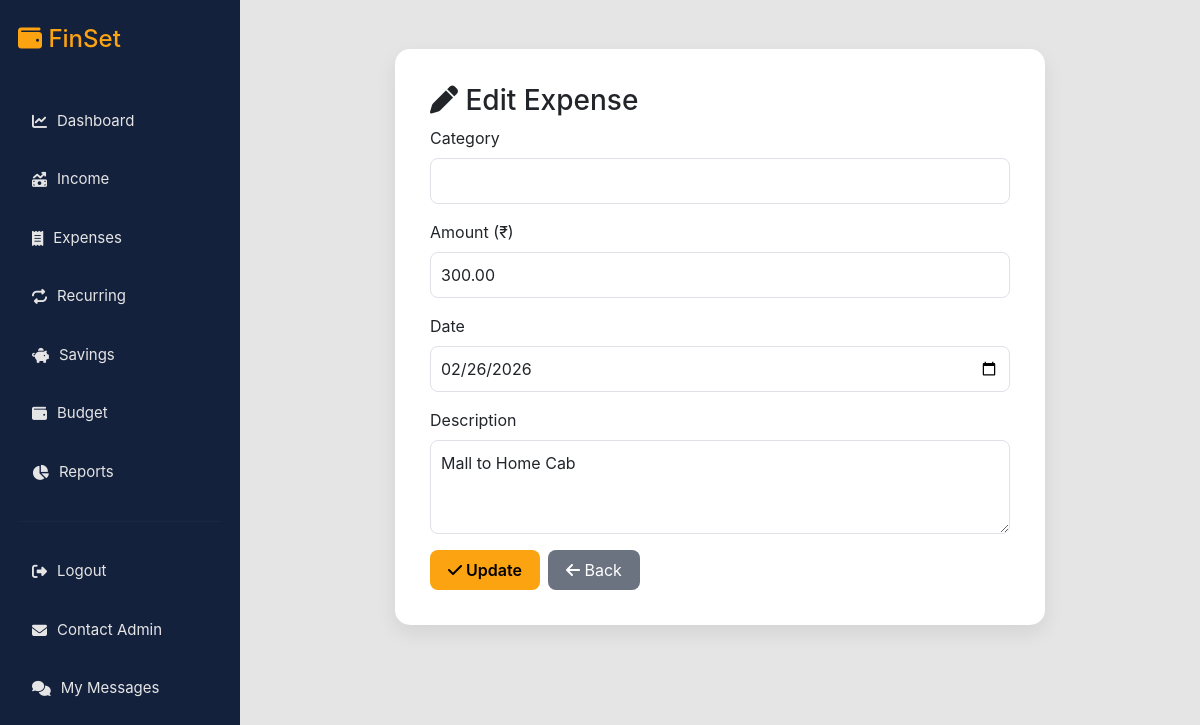
The page /expenses/edit.php?id=3 (signed in) on the database its author committed.
### tables this page shows
CREATE TABLE IF NOT EXISTS `expenses` (
  `id` int NOT NULL AUTO_INCREMENT,
  `user_id` int DEFAULT NULL,
  `category_id` int DEFAULT NULL,
  `amount` decimal(10,2) DEFAULT NULL,
  `expense_date` date DEFAULT NULL,
  `description` text,
  `created_at` timestamp NULL DEFAULT CURRENT_TIMESTAMP,
  PRIMARY KEY (`id`)
);

### expenses/edit.php (the view, shortened to what this page needs)
<?php
include "../config/database.php";
$user_id = $_SESSION['user_id'];
$id = $_GET['id'];
$query = "SELECT * FROM expenses
          WHERE id='$id' AND user_id='$user_id'";
$result = mysqli_query($conn, $query);
$expense = mysqli_fetch_assoc($result);
?>
<!DOCTYPE html>
<html>
<head>
<link href="https://cdn.jsdelivr.net/npm/bootstrap@5.3.0/dist/css/bootstrap.min.css" rel="stylesheet">
<link rel="stylesheet" href="https://cdnjs.cloudflare.com/ajax/libs/font-awesome/6.5.0/css/all.min.css">
</head>
<body>
<div class="main-container">
<?php include "../includes/sidebar.php"; ?>
<div class="content">
<div class="container-fluid mt-4">
<div class="form-card">
<h3>
<i class="fa-solid fa-pen"></i> Edit Expense
</h3>
<form method="POST">
<div class="mb-3">
<label class="form-label">Category</label>
<select name="category_id" class="form-control" required>
</select>
</div>
<div class="mb-3">
<label class="form-label">Amount (₹)</label>
<input type="number"
       step="0.01"
       name="amount"
       class="form-control"
       value="<?php echo $expense['amount']; ?>"
       required>
</div>
<div class="mb-3">
<label class="form-label">Date</label>
<input type="date"
       name="date"
       class="form-control"
       value="<?php echo $expense['expense_date']; ?>"
       required>
</div>
<div class="mb-3">
<label class="form-label">Description</label>
<textarea name="description"
          class="form-control"
          rows="3"><?php echo $expense['description']; ?></textarea>
</div>
<div class="d-flex gap-2">
<button class="btn btn-update">
<i class="fa-solid fa-check"></i> Update
</button>
<a href="list.php" class="btn btn-back">
<i class="fa-solid fa-arrow-left"></i> Back
</a>
</div>
</form>
</div>
</div>
</div>
</body>
</html>

### expenses/edit.php (style rules this page uses)
body { margin:0; background:#E5E5E5; font-family:'Inter','Segoe UI',sans-serif; }
.main-container { display:flex; }
.content { margin-left:240px; width:calc(100% - 240px); padding:25px; }
.form-card { background:#FFFFFF; border-radius:15px; box-shadow:0 8px 20px rgba(0,0,0,0.08); padding:35px; width:650px; margin:auto; }
.form-control { border-radius:8px; padding:10px; }
.btn-update { background:#FCA311; border:none; color:#000; font-weight:600; padding:8px 18px; border-radius:8px; }
.btn-back { background:#6b7280; border:none; color:white; padding:8px 18px; border-radius:8px; }

### rows shown on the page
expenses: amount "300.00", date "02/26/2026", description "Mall to Home Cab"
